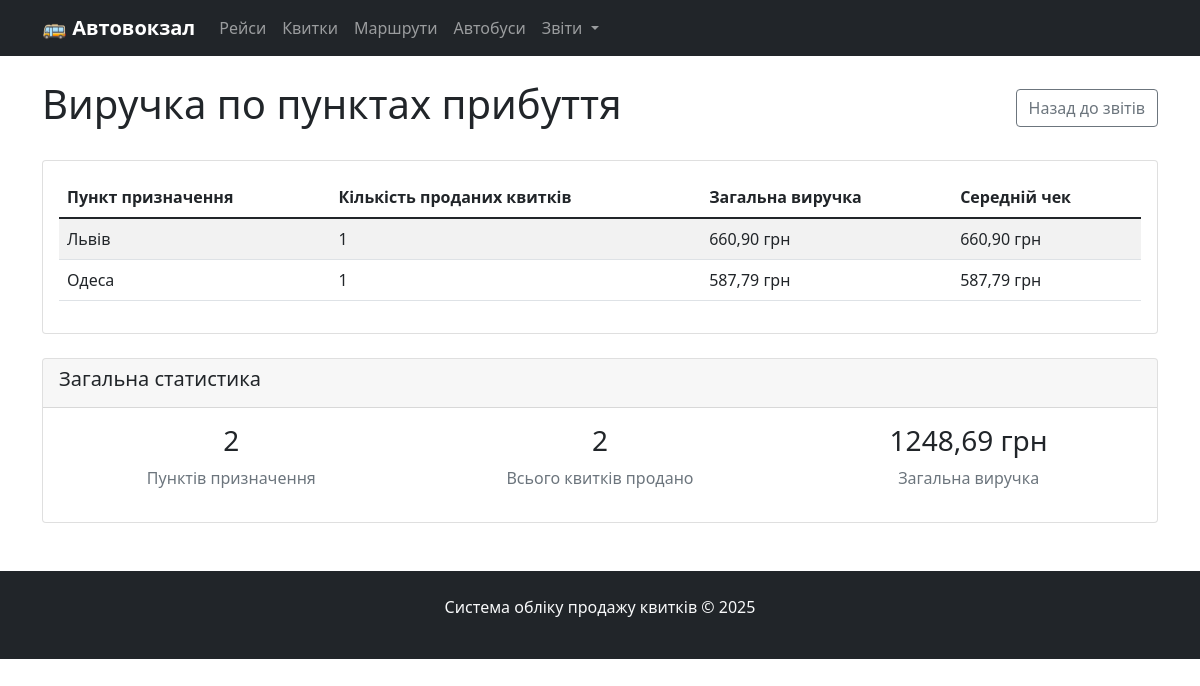
The page /reports/revenue/ on the database its author committed.
### bus_station/models.py (models this page shows, shortened)
class Destination(models.Model):
    name = models.CharField(max_length=100, verbose_name="Назва пункту прибуття")
    class Meta:
        verbose_name = "Пункт прибуття"
        verbose_name_plural = "Пункти прибуття"

### bus_station/views.py (the view)
# urls.py: path('reports/revenue/', views.report_revenue_by_destination, name='report_revenue_by_destination'),
def report_revenue_by_destination(request):
    revenue_data = Ticket.objects.filter(
        status='sold'
    ).values(
        'trip__route__destination__name'
    ).annotate(
        total_revenue=Sum('price'),
        tickets_sold=Count('id')
    ).order_by('-total_revenue')
    total_tickets = sum(item['tickets_sold'] for item in revenue_data)
    total_revenue = sum(float(item['total_revenue']) for item in revenue_data)
    context = {
        'report_title': 'Виручка по пунктах прибуття',
        'revenue_data': revenue_data,
        'total_tickets': total_tickets,
        'total_revenue': total_revenue,
    }
    return render(request, 'bus_station/reports/report_revenue.html', context)

### bus_station/context_processors.py (called while the page is built)
def station_stats(request):
    today = timezone.now().date()
    return {
        'today_trips_count': Trip.objects.filter(date=today).count(),
        'today_tickets_count': Ticket.objects.filter(trip__date=today, status='sold').count(),
    }

### bus_station/templates/bus_station/reports/report_revenue.html (shortened to what this page needs)
{% extends 'bus_station/base.html' %}
{% block content %}
<div class="d-flex justify-content-between align-items-center mb-4">
    <h1>{{ report_title }}</h1>
    <a href="{% url 'reports_dashboard' %}" class="btn btn-outline-secondary">Назад до звітів</a>
</div>
<div class="card">
    <div class="card-body">
        <div class="table-responsive">
            <table class="table table-striped">
                <thead>
                    <tr>
                        <th>Пункт призначення</th>
                        <th>Кількість проданих квитків</th>
                        <th>Загальна виручка</th>
                        <th>Середній чек</th>
                    </tr>
                </thead>
                <tbody>
                    {% for item in revenue_data %}
                    <tr>
                        <td>{{ item.trip__route__destination__name }}</td>
                        <td>{{ item.tickets_sold }}</td>
                        <td>{{ item.total_revenue|floatformat:2 }} грн</td>
                        <td>
                            {% if item.tickets_sold > 0 %}
                                {{ item.total_revenue|floatformat:2 }} грн
                            {% else %}
                                0 грн
                            {% endif %}
                        </td>
                    </tr>
                    {% empty %}
                    <tr>
                        <td colspan="4" class="text-center">Дані не знайдено</td>
                    </tr>
                    {% endfor %}
                </tbody>
            </table>
        </div>
    </div>
</div>
<div class="card mt-4">
    <div class="card-header">
        <h5>Загальна статистика</h5>
    </div>
    <div class="card-body">
        <div class="row">
            <div class="col-md-4 text-center">
                <h3>{{ revenue_data|length }}</h3>
                <p class="text-muted">Пунктів призначення</p>
            </div>
            <div class="col-md-4 text-center">
                <h3>{{ total_tickets }}</h3>
                <p class="text-muted">Всього квитків продано</p>
            </div>
            <div class="col-md-4 text-center">
                <h3>{{ total_revenue|floatformat:2 }} грн</h3>
                <p class="text-muted">Загальна виручка</p>
            </div>
        </div>
    </div>
</div>
{% endblock %}

### rows shown on the page
Destination: trip__route__destination__name "Львів", tickets_sold "1", total_revenue "660,90"
Destination: trip__route__destination__name "Одеса", tickets_sold "1", total_revenue "587,79"

### other values the page prints
{{ report_title }} "Виручка по пунктах прибуття"
{{ revenue_data|length }} "2"
{{ total_tickets }} "2"
{{ total_revenue|floatformat:2 }} "1248,69"
